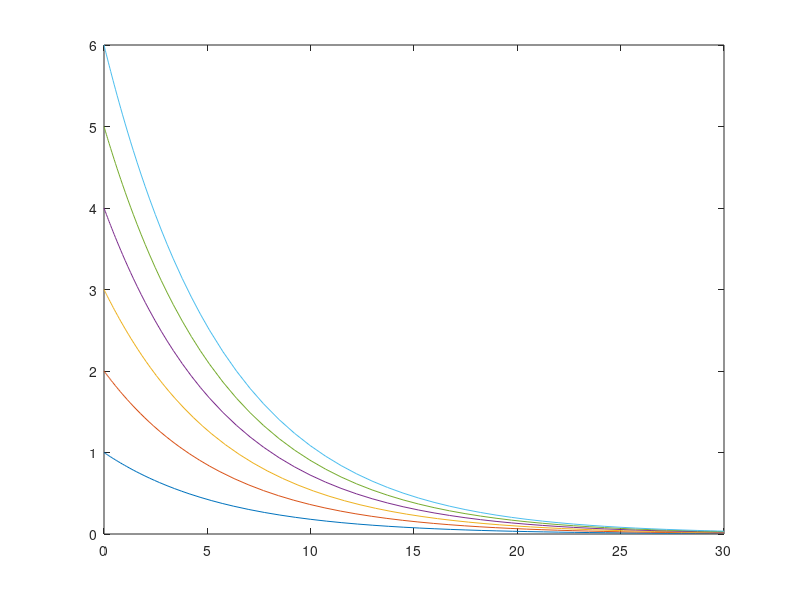

Here is the MATLAB script that generated this plot:
%varing c0 (Burley_griffin model)
clear all
clc
%for cin=1:3;
cin=0;
F=4*12;V=280;
for c0=1:6;
  tspan = [0 30];
  [t,c] = ode45(@(t,c) F/V*(cin-c), tspan, c0);
  plot(t,c,'-')
  hold on
end
